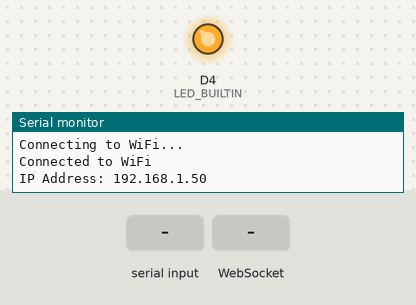
This sketch was run on a simulated ESP8266 (NodeMCU). On the bench: output pins drawn as LEDs (lit = HIGH, except the on-board LED, lit = LOW), the last lines printed to the serial monitor. Inputs (shaded band) come from the test bench. WiFi joins after 1.5 s; servers stay silent unless stated.

Above: at 4.2 s.
4.3 s: "1\n" received over the second serial link
7.3 s: WebSocket text "1" received
At 9.92 s:
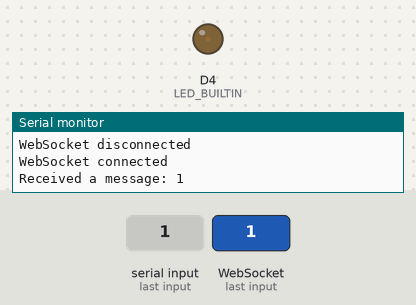
Timing chart, 0 to 15.4 s (numbered marks = the images above; inputs shaded):
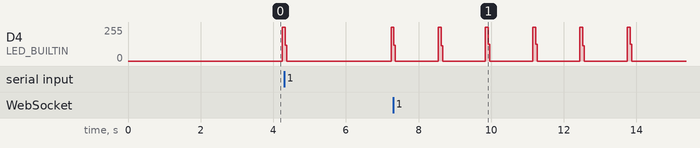

The sketch:

ESPtoArduino.ino
```cpp
#include <SoftwareSerial.h>
#include <ESP8266WiFi.h>
#include <WebSocketsClient.h>

// SETUP INFORMATION FOR STUDENTS
char serverAddress[] = "192.168.0.132";
const char* clientID = "PenneyBot3000";


// VARIABLES AND OBJECTS FOR PROGRAM
SoftwareSerial mySerial(D5, D6);
String receivedData = "";
unsigned long lastMessageTime = 0;
unsigned long lastBlinkTime = 0;
unsigned long lastWifiDisconnectPrint = 0;
unsigned long lastWsDisconnectPrint = 0;
const long disconnectInterval = 5000;
char ssid[] = "PenneyTest";
char pass[] = "password";
int port = 8080;
unsigned long previousMillis = 0;
const long interval = 50;
int count = 0;
WiFiClient wifi;
WebSocketsClient client;

void setup() {

  // Begin Serial Port
  Serial.begin(9600);
  // Begin Software Serial Port
  mySerial.begin(9600);

  pinMode(LED_BUILTIN, OUTPUT);

  Serial.println("STARTING");

  // Attempt To Connect to WIFI
  WiFi.begin(ssid, pass);
  while (WiFi.status() != WL_CONNECTED) {
    delay(1000);
    Serial.println("Connecting to WiFi...");
  }

  // After WIFI connection, report my IP address
  Serial.println("Connected to WiFi");
  Serial.print("IP Address: ");
  Serial.println(WiFi.localIP());

//
  client.begin(serverAddress, port);
  client.onEvent(webSocketEvent);
  client.setAuthorization("Authorization Header");
  delay(1000);
  String messageToSend = "ID:" + String(clientID);
}

void loop() {
  unsigned long currentMillis = millis();

  if (WiFi.status() != WL_CONNECTED && currentMillis - lastWifiDisconnectPrint >= disconnectInterval) {
    lastWifiDisconnectPrint = currentMillis;
    Serial.println("WiFi disconnected");
  }

  client.loop();

  if (!client.isConnected() && currentMillis - lastWsDisconnectPrint >= disconnectInterval) {
    lastWsDisconnectPrint = currentMillis;
    Serial.println("WebSocket disconnected");
    client.begin(serverAddress, port);
    client.setAuthorization("Authorization Header");
    delay(1000);
    String messageToSend = "ID:" + String(clientID);
    client.sendTXT(messageToSend);
  }

  while (mySerial.available()) {
    char c = mySerial.read();
    if (c == '\n') {
      Serial.println("Received: " + receivedData);
      client.sendTXT(receivedData);
      receivedData = "";
    } else {
      receivedData += c;
    }
  }

  if (currentMillis - lastBlinkTime >= 1000) {
    digitalWrite(LED_BUILTIN, LOW);
  }
  if (currentMillis - lastBlinkTime >= 1200) {
    digitalWrite(LED_BUILTIN, HIGH);
  }
  if (currentMillis - lastBlinkTime >= 1300) {
    digitalWrite(LED_BUILTIN, LOW);
    lastBlinkTime = currentMillis;
  }
}

void webSocketEvent(WStype_t type, uint8_t* payload, size_t length) {
  switch (type) {
    case WStype_TEXT:
      Serial.print("Received a message: ");
      Serial.println((char*)payload);
      break;
    case WStype_CONNECTED:
      {
        String messageToSend = "ID:" + String(clientID);
        client.sendTXT(messageToSend);
        Serial.println("WebSocket connected");
      }
      break;
    case WStype_DISCONNECTED:
      break;
  }
}
```
